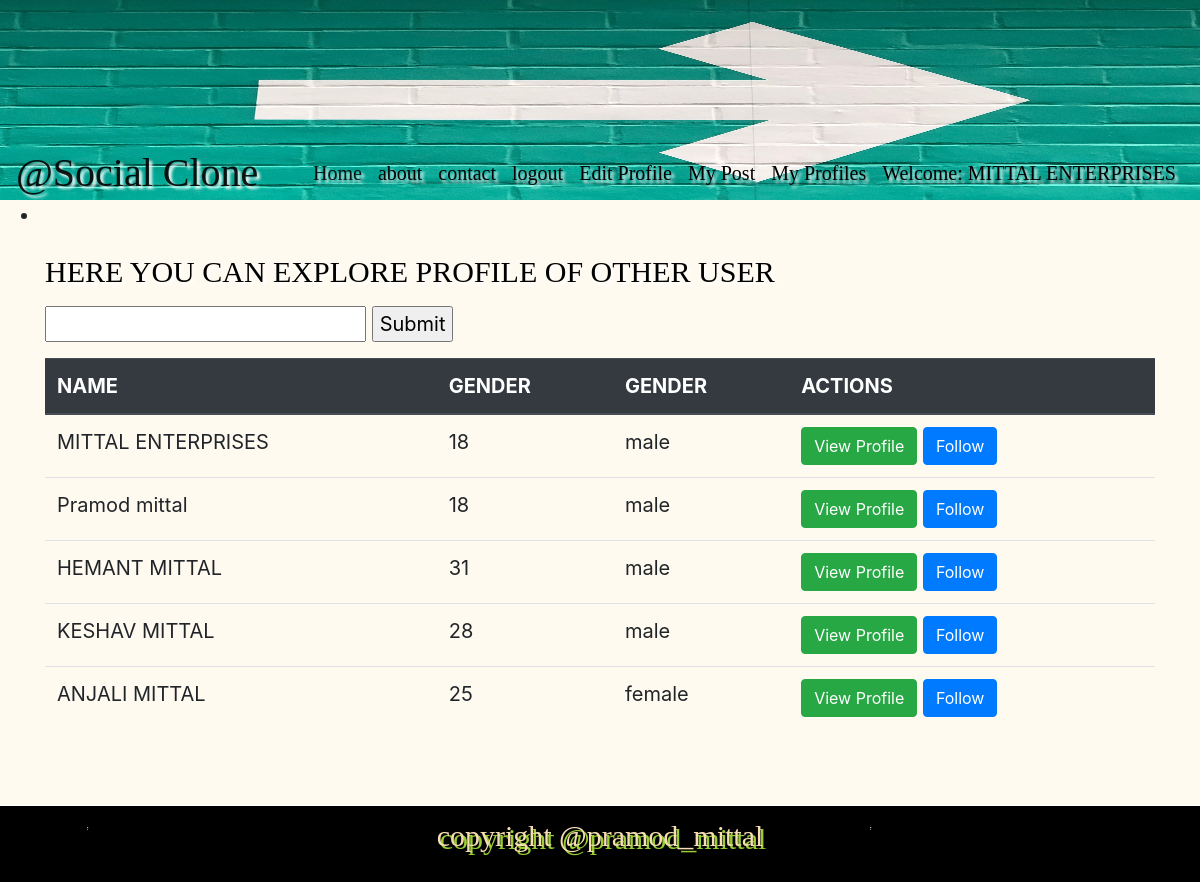
Page /social/myprofile/list (signed in) on the committed database.
### social/models.py (models this page shows, shortened)
class MyProfile(models.Model):
    name = models.CharField(max_length = 100)
    user = models.OneToOneField(to = User, on_delete=models.CASCADE)
    age = models.IntegerField(default=18,validators = [MinValueValidator(18)])
    gender = models.CharField(max_length = 20,choices = (('male','male'),('female','female')))
    status = models.CharField(max_length = 20,choices = (('single','single'),('married','married')))
    pno = models.CharField(max_length = 10,null = 'True',blank = 'True')
    discription = models.TextField()
    profile_pic = models.ImageField(upload_to = 'images//' ,null = True,blank = False)

### social/views.py (the view)
# urls.py: path('myprofile/list',views.MyProfileListView.as_view()),
class MyProfileListView(ListView):
    model = MyProfile
    def get_queryset(self):
        si = self.request.GET.get('si')
        if si == None:
            si = ""
        profilelist = MyProfile.objects.filter(Q(name__icontains = si)| Q(gender__icontains = si))
        for p1 in profilelist:
            p1.followed = False
            ob = FollowUser.objects.filter(profile = p1 ,followed_by = self.request.user.myprofile)
            if ob:
                p1.followed = True
        return profilelist

### templates/social/myprofile_list.html (shortened to what this page needs)
{% extends 'base.html' %}
{% block content %}
<div class = container>
<h1 class = 'py-2'>HERE YOU CAN EXPLORE PROFILE OF OTHER USER</h1>
<form method = GET>
<input value = "{{request.GET.si}}" type = "text" name = 'si'/>
<input type = "submit"/>
</form>
<table class = 'table my-3'>
<thead class = 'thead-dark'>
<tr>
<th>NAME</th>
<th>GENDER</th>
<th>GENDER</th>
<th>ACTIONS</th>
</tr>
</thead>
<tr>
{% for n1 in myprofile_list %}
<td>{{n1.name}}</td>
<td>{{n1.age}}</td>
<td>{{n1.gender}}</td>
<td><a class = 'btn btn-success' href= '/social/myprofile/detail/{{n1.id}}'>View Profile</a>
{% if n1.followed  %}
<a class = 'btn btn-danger btn-sm' href= '/social/myprofile/unfollow/{{n1.id}}'>UnFollow</a>
{% else %}
<a class = 'btn btn-primary btn -sm' href= '/social/myprofile/follow/{{n1.id}}'>Follow</a>
</td>
{% endif %}
</tr>
{% endfor %}
</table>
</div>
{% endblock %}

### templates/base.html (shortened to what this page needs)
<!DOCTYPE html>
{% load static %}
<html>
<head>
    <link rel="stylesheet" href="https://cdnjs.cloudflare.com/ajax/libs/font-awesome/4.7.0/css/font-awesome.min.css">
    <link rel="stylesheet" href="https://stackpath.bootstrapcdn.com/bootstrap/4.5.0/css/bootstrap.min.css">
  <link rel = 'stylesheet' href = '{% static 'css/main.css' %}' />
</head>
<body>
  <header id = 'head_one'>
  <img class = 'w-100 h-100' src = '/static/images/banner3.jpg'/>
    <div id = 'headfix'>
   <nav class="navbar navbar-expand-lg navbar-light bg-transparent">
  <a class="navbar-brand" href="#">@Social Clone</a>
  <div class="collapse navbar-collapse" id="navbarSupportedContent">
    <ul class="navbar-nav ml-auto">
      <li class="nav-item active">
        <a class="nav-link" href="/social/home">Home <span class="sr-only">(current)</span></a>
      </li>
      <li class="nav-item">
        <a class="nav-link" href="/social">about</a>
      </li>
       <li class="nav-item">
        <a class="nav-link" href="/social/contact/">contact</a>
      </li>
       {% if user.is_authenticated %}
       <li class="nav-item">
        <a class="nav-link" href="/accounts/logout">logout</a>
      </li>
       {% else %}
       <li class="nav-item">
        <a class="nav-link" href="/accounts/login">login</a>
      </li>
      {% endif %}
      {% if user.is_authenticated %}
       <li class="nav-item">
         <a class="nav-link" href='/social/profile/edit/{{user.myprofile.id}}'>Edit Profile</a>
      </li>
       <li class="nav-item">
         <a class="nav-link" href='/social/mypost/list'>My Post</a>
      </li>
       <li class="nav-item">
         <a class="nav-link" href='/social/myprofile/list'>My Profiles</a>
      </li>
       <li class="nav-item">
          <a class="nav-link" >Welcome: {{ user.myprofile.name }}</a>
        </li>
       {% else %}
       {% if user.is_superuser %}
       <li class="nav-item">
        <a class="nav-link" href="/admin">Admin</a>
      </li>
      {% endif %}
       {% endif %}
      </ul>
  </div>
</nav>
    </div>
    </header>
  <ul class="messages">
    <li{% if message.tags %} class="{{ message.tags }}"{% endif %}></li>
</ul>
  {% block content %}
  {% endblock %}
  <br><br>
  <footer class = 'myfooter p-2'>
  <p>copyright @pramod_mittal</p>
  </footer>
  </body>
</html>

### static/css/main.css (style rules this page uses)
body { background-color:floralwhite ; font-size: 20px; }
h1 { color:black; text-transform: uppercase; font-size: 30px; font-family: cursive; text-shadow: 3px 3px 3px white; }
#head_one { height: 200px; }
#headfix { position: absolute; top:130px; width: 100%; z-index: 10; }
.navbar-brand { font-size: 40px; font-family: cursive; text-shadow: 3px 3px 3px white; color: black; }
.navbar { font-size: 30px; font-family: cursive; text-shadow: 3px 3px 3px white; color: black; }
.navbar-light .navbar-nav .nav-link { color: black; font-size: 20px; }
.myfooter { background-image: url('/static/images/banners.png'); font-size: 30px; color: wheat; font-family: cursive; text-shadow: 3px 3px yellowgreen; text-align: center; }

### rows in the picture
MyProfile: name "MITTAL ENTERPRISES", age "18", gender "male"
MyProfile: name "Pramod mittal", age "18", gender "male"
MyProfile: name "HEMANT MITTAL", age "31", gender "male"
MyProfile: name "KESHAV MITTAL", age "28", gender "male"
MyProfile: name "ANJALI MITTAL", age "25", gender "female"

### other values in the picture
{{ user.myprofile.name }} "MITTAL ENTERPRISES"
